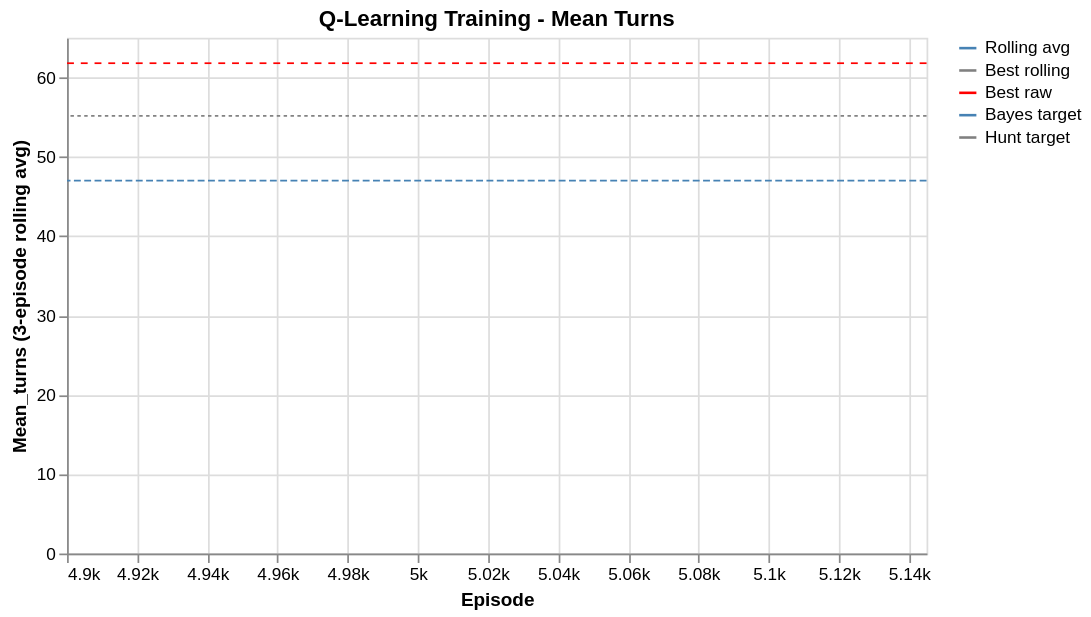

The cell this chart's notebook holds for it:
### Code cell
mean_turns = make_chart(
    q_learning_df, "mean_turns", pl.min, arg_col="episode", window_size=3
)

hunt_baseline = 55.16
hunt_baseline_rule = (
    alt.Chart(pl.DataFrame({"y": [hunt_baseline], "series": ["Hunt target"]}))
    .mark_rule(strokeDash=[2, 2])
    .encode(
        y=alt.Y("y:Q"),
        color=alt.Color(
            "series:N",
            scale=alt.Scale(domain=["Hunt target"], range=["grey"]),
            legend=alt.Legend(title=""),
        ),
    )
)

mean_turns += bayes_baseline_rule + hunt_baseline_rule

# Summary Stats
print(f"Total episodes:  {q_learning_df['episode'].max()}")
print(f"Total steps:     {q_learning_df['steps'].max()}")
print(f"Best mean turns: {q_learning_df['mean_turns'].min():.1f}")
title = alt.TitleParams("Q-Learning Training - Mean Turns", anchor="middle")
(mean_turns).properties(title=title)

### Figure 1 — Vega-Lite specification as saved in the notebook (floating-point values rounded to 4 significant figures)
{"config": {"view": {"continuousWidth": 300, "continuousHeight": 300}}, "layer": [{"data": {"name": "data-9c3496c4c15663ade080ad43738b953e"}, "mark": {"type": "line"}, "encoding": {"color": {"field": "series", "legend": {"title": ""}, "scale": {"domain": ["Rolling avg", "Best rolling", "Best raw"], "range": ["steelblue", "grey", "red"]}, "type": "nominal"}, "x": {"axis": {"labelExpr": "datum.value / 1000 + 'k'"}, "field": "episode", "scale": {"domainMax": 5145.0}, "title": "Episode", "type": "quantitative"}, "y": {"field": "mean_turns_rolling", "title": "Mean_turns (3-episode rolling avg)", "type": "quantitative"}}, "title": "Mean_turns v Episode"}, {"data": {"name": "data-1cddc011bc20590dc5c12654c8c5e987"}, "mark": {"type": "rule", "fillOpacity": 0.8, "strokeDash": [4, 4]}, "encoding": {"color": {"field": "series", "legend": {"title": ""}, "scale": {"domain": ["Rolling avg", "Best rolling", "Best raw"], "range": ["steelblue", "grey", "red"]}, "type": "nominal"}, "y": {"field": "y", "type": "quantitative"}}}, {"data": {"name": "data-a9c4923425690ea17c34df6a1610e8f2"}, "mark": {"type": "rule", "fillOpacity": 0.8, "strokeDash": [4, 4]}, "encoding": {"color": {"field": "series", "legend": {"title": ""}, "scale": {"domain": ["Rolling avg", "Best rolling", "Best raw"], "range": ["steelblue", "grey", "red"]}, "type": "nominal"}, "y": {"field": "y", "type": "quantitative"}}}, {"layer": [{"data": {"name": "data-e6563e6004a9b20acad9d15109b29bc5"}, "mark": {"type": "rule", "strokeDash": [4, 2]}, "encoding": {"color": {"field": "series", "legend": {"title": ""}, "scale": {"domain": ["Bayes target"], "range": ["black"]}, "type": "nominal"}, "y": {"field": "y", "type": "quantitative"}}}, {"data": {"name": "data-db66951106f7f330465614be0018da2d"}, "mark": {"type": "rule", "strokeDash": [2, 2]}, "encoding": {"color": {"field": "series", "legend": {"title": ""}, "scale": {"domain": ["Hunt target"], "range": ["grey"]}, "type": "nominal"}, "y": {"field": "y", "type": "quantitative"}}}]}], "height": 300, "title": {"text": "Q-Learning Training - Mean Turns", "anchor": "middle"}, "width": 500, "$schema": "https://vega.github.io/schema/vega-lite/v6.4.1.json", "datasets": {"data-9c3496c4c15663ade080ad43738b953e": [{"episode": 4900, "epsilon": 0.1838, "steps": 282352, "mean_turns": 61.8, "mean_turns_rolling": null, "series": "Rolling avg"}], "data-1cddc011bc20590dc5c12654c8c5e987": [{"y": null, "series": "Best rolling"}], "data-a9c4923425690ea17c34df6a1610e8f2": [{"y": 61.8, "series": "Best raw"}], "data-e6563e6004a9b20acad9d15109b29bc5": [{"y": 47.01, "series": "Bayes target"}], "data-db66951106f7f330465614be0018da2d": [{"y": 55.16, "series": "Hunt target"}]}}
